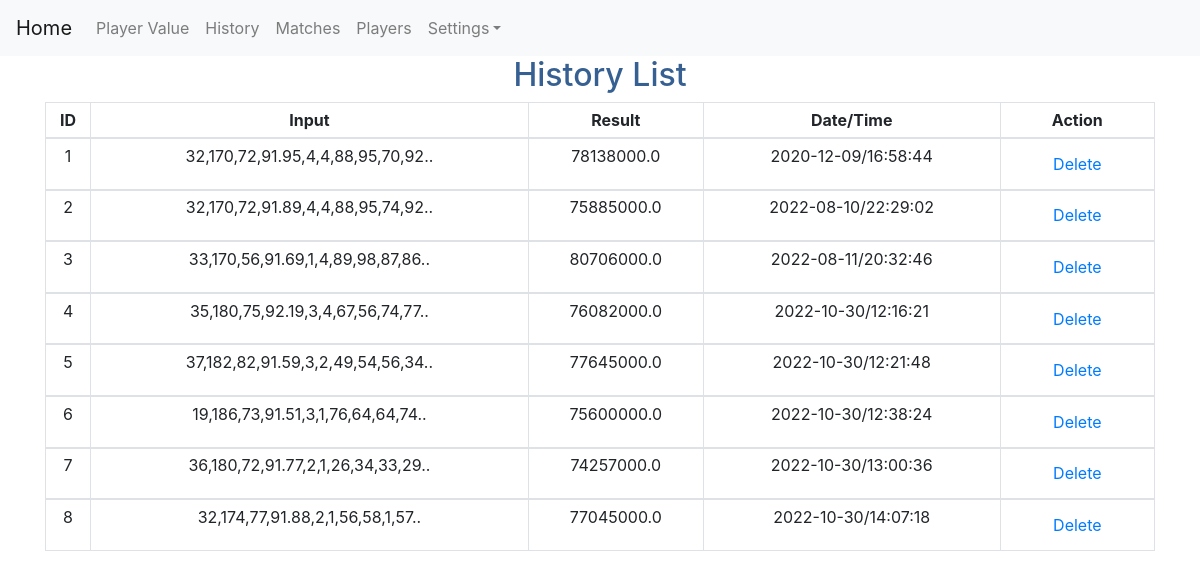
Screenshot of /club_query_view (signed in) with the database file from the repository.
### myapp/models.py (models this page shows)
class user_query(models.Model):
    user = models.ForeignKey(user_login,  on_delete=models.CASCADE)
    age = models.CharField(max_length=150)
    height_cm = models.CharField(max_length=150)
    weight_kg = models.CharField(max_length=150)
    overall = models.CharField(max_length=150)
    player_positions = models.CharField(max_length=150)
    weak_foot = models.CharField(max_length=150)
    skill_moves = models.CharField(max_length=150)
    attacking_crossing = models.CharField(max_length=150)
    attacking_finishing = models.CharField(max_length=150)
    attacking_heading_accuracy = models.CharField(max_length=150)
    attacking_short_passing = models.CharField(max_length=150)
    attacking_volleys = models.CharField(max_length=150)
    skill_dribbling = models.CharField(max_length=150)
    skill_curve = models.CharField(max_length=150)
    skill_fk_accuracy = models.CharField(max_length=150)
    skill_long_passing = models.CharField(max_length=150)
    skill_ball_control = models.CharField(max_length=150)
    movement_acceleration = models.CharField(max_length=150)
    movement_sprint_speed = models.CharField(max_length=150)
    movement_agility = models.CharField(max_length=150)
    movement_reactions = models.CharField(max_length=150)
    movement_balance = models.CharField(max_length=150)
    power_shot_power = models.CharField(max_length=150)
    power_jumping = models.CharField(max_length=150)
    power_stamina = models.CharField(max_length=150)
    power_strength = models.CharField(max_length=150)
    power_long_shots = models.CharField(max_length=150)
    mentality_aggression = models.CharField(max_length=150)
    mentality_interceptions = models.CharField(max_length=150)
    mentality_positioning = models.CharField(max_length=150)
    mentality_vision = models.CharField(max_length=150)
    mentality_penalties = models.CharField(max_length=150)
    mentality_composure = models.CharField(max_length=150)
    defending_marking = models.CharField(max_length=150)
    defending_standing_tackle = models.CharField(max_length=150)
    defending_sliding_tackle = models.CharField(max_length=150)
    goalkeeping_diving = models.CharField(max_length=150)
    goalkeeping_handling = models.CharField(max_length=150)
    goalkeeping_kicking = models.CharField(max_length=150)
    goalkeeping_positioning = models.CharField(max_length=150)
    goalkeeping_reflexes = models.CharField(max_length=150)
    estimate = models.CharField(max_length=150)
    dt = models.CharField(max_length=150)
    tm = models.CharField(max_length=150)

### myapp/views.py (the view)
# urls.py: path('club_query_view', views.club_query_view, name='club_query_view'),
def club_query_view(request):
    user_id = request.session['user_id']
    ush_l = user_query.objects.filter(user_id=int(user_id))
    context = {'search_list': ush_l}
    return render(request, 'myapp/club_query_view.html', context)

### myapp/templates/myapp/club_query_view.html (shortened to what this page needs)
{% extends 'myapp/club_base.html' %}
{% load static %}
{% block body %}
<center>
    <h2><font color="#366092">History List</font></h2>
<div class="container">
    <form name="frm" action="" method="post">
         <table class="tablecenterheadCSS table table-hover table-bordered table-sm">
        <thead>
             <tr>
            <th>ID</th>
            <th>Input</th>
            <th>Result</th>
            <th>Date/Time</th>
            <th>Action</th>
        </tr>
        </thead>
        {% for b in search_list %}
             <tbody>
        <tr class="info ">
            <td>{{ b.id }}</td>
            <td>{{ b.age }},{{ b.height_cm }},{{ b.weight_kg }},{{ b.overall }},{{ b.weak_foot }},{{ b.skill_moves }},{{ b.attacking_crossing }},{{ b.attacking_finishing }},{{ b.attacking_heading_accuracy }},{{ b.attacking_short_passing }}..</td>
            <td>{{ b.estimate }}</td>
            <td>{{ b.dt }}/{{ b.tm }}</td>
            <td><a class="nav-link" href="../club_query_delete?id={{b.id}}">Delete</a></td>
        </tr>
             </tbody>
        {% endfor %}
        </table>
        <br/>
    </form>
</div>
</center>
{% endblock %}

### myapp/templates/myapp/club_query_view.html (style rules this page uses)
.tablecenterheadCSS th { text-align:center; }
.tablecenterheadCSS td { text-align:center; }

### myapp/templates/myapp/club_base.html (style rules this page uses)
body { background-repeat: no-repeat; background-attachment: fixed; background-size: cover; }

### rows the page displays
user_query: id "1", age "32", height_cm "170", weight_kg "72", overall "91.95", weak_foot "4", skill_moves "4", attacking_crossing "88", attacking_finishing "95", attacking_heading_accuracy "70", attacking_short_passing "92", estimate "78138000.0", dt "2020-12-09", tm "16:58:44"
user_query: id "2", age "32", height_cm "170", weight_kg "72", overall "91.89", weak_foot "4", skill_moves "4", attacking_crossing "88", attacking_finishing "95", attacking_heading_accuracy "74", attacking_short_passing "92", estimate "75885000.0", dt "2022-08-10", tm "22:29:02"
user_query: id "3", age "33", height_cm "170", weight_kg "56", overall "91.69", weak_foot "1", skill_moves "4", attacking_crossing "89", attacking_finishing "98", attacking_heading_accuracy "87", attacking_short_passing "86", estimate "80706000.0", dt "2022-08-11", tm "20:32:46"
user_query: id "4", age "35", height_cm "180", weight_kg "75", overall "92.19", weak_foot "3", skill_moves "4", attacking_crossing "67", attacking_finishing "56", attacking_heading_accuracy "74", attacking_short_passing "77", estimate "76082000.0", dt "2022-10-30", tm "12:16:21"
user_query: id "5", age "37", height_cm "182", weight_kg "82", overall "91.59", weak_foot "3", skill_moves "2", attacking_crossing "49", attacking_finishing "54", attacking_heading_accuracy "56", attacking_short_passing "34", estimate "77645000.0", dt "2022-10-30", tm "12:21:48"
user_query: id "6", age "19", height_cm "186", weight_kg "73", overall "91.51", weak_foot "3", skill_moves "1", attacking_crossing "76", attacking_finishing "64", attacking_heading_accuracy "64", attacking_short_passing "74", estimate "75600000.0", dt "2022-10-30", tm "12:38:24"
user_query: id "7", age "36", height_cm "180", weight_kg "72", overall "91.77", weak_foot "2", skill_moves "1", attacking_crossing "26", attacking_finishing "34", attacking_heading_accuracy "33", attacking_short_passing "29", estimate "74257000.0", dt "2022-10-30", tm "13:00:36"
user_query: id "8", age "32", height_cm "174", weight_kg "77", overall "91.88", weak_foot "2", skill_moves "1", attacking_crossing "56", attacking_finishing "58", attacking_heading_accuracy "1", attacking_short_passing "57", estimate "77045000.0", dt "2022-10-30", tm "14:07:18"
